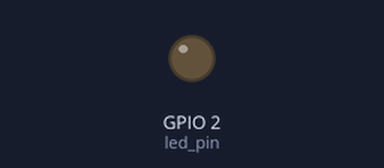
The sketch below on a simulated ESP32. Shown: output pins drawn as LEDs (lit = HIGH).

Above: at 0.65 s.
At 4.1 s:
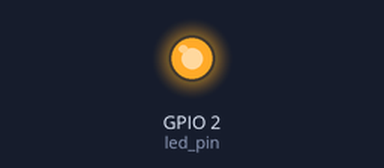
Timing chart, 0 to 4.6 s (numbered marks = the images above):
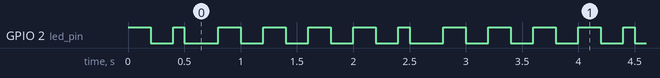

The sketch:

blinking.ino
```cpp
#if CONFIG_FREERTOS_UNICORE
static const BaseType_t app_cpu = 0;
#else
static const BaseType_t app_cpu = 1;
#endif

static const int rate1 = 500;
static const int rate2 = 200;

// Pins
#define LED_BUILTIN 2
static const int led_pin = LED_BUILTIN;

//Tasks
void toggleLED(void *parameter) {
  while(1) {
    digitalWrite(led_pin, HIGH);
    vTaskDelay(rate1 / portTICK_PERIOD_MS);
    digitalWrite(led_pin, LOW);
    vTaskDelay(rate1 / portTICK_PERIOD_MS);
  }
}

void toggleLED2(void *parameter) {
  while(1) {
    digitalWrite(led_pin, HIGH);
    vTaskDelay(rate2 / portTICK_PERIOD_MS );
    digitalWrite(led_pin, LOW);
    vTaskDelay(rate2 / portTICK_PERIOD_MS);
  }
}


void setup() {

  // Configure pin
  pinMode(led_pin, OUTPUT);

  // Task to run forever
  xTaskCreatePinnedToCore(
              toggleLED,    // Function to be called
              "Toggle LED", // Name of task
              1024,         // Stack size
              NULL,         // Parameter to pass to function
              1,            // Task priority
              NULL,         // Task handle
              app_cpu);     // Core

  xTaskCreatePinnedToCore(
              toggleLED2,    // Function to be called
              "Toggle LED2", // Name of task
              1024,         // Stack size
              NULL,         // Parameter to pass to function
              1,            // Task priority
              NULL,         // Task handle
              app_cpu);     // Core


}

void loop() {

}
```

Measured:
- by itself, GPIO 2 (led_pin): repeats every 2.0 s: LOW 0.20 s, HIGH 0.10 s, LOW 0.30 s, 3 × (HIGH 0.20 s, LOW 0.20 s), HIGH 0.20 s
- by itself, everything shown: repeats every 2.0 s, in 10 steps
